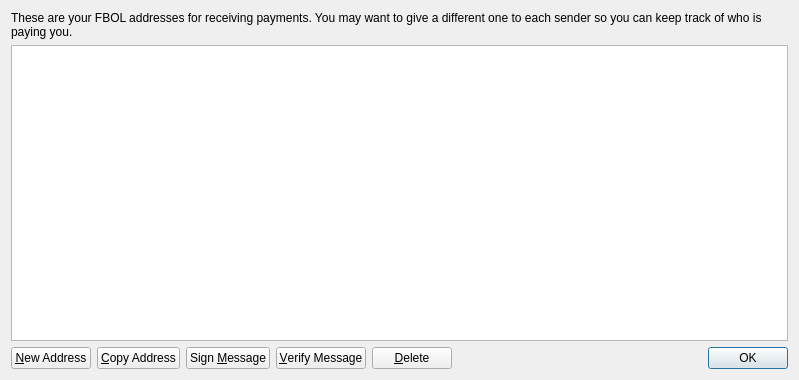
<?xml version="1.0" encoding="UTF-8"?>
<ui version="4.0">
 <class>AddressBookPage</class>
 <widget class="QWidget" name="AddressBookPage">
  <property name="geometry">
   <rect>
    <x>0</x>
    <y>0</y>
    <width>799</width>
    <height>380</height>
   </rect>
  </property>
  <property name="windowTitle">
   <string>Address Book</string>
  </property>
  <layout class="QVBoxLayout" name="verticalLayout">
   <item>
    <widget class="QLabel" name="labelExplanation">
     <property name="text">
      <string>These are your FBOL addresses for receiving payments. You may want to give a different one to each sender so you can keep track of who is paying you.</string>
     </property>
     <property name="textFormat">
      <enum>Qt::PlainText</enum>
     </property>
     <property name="wordWrap">
      <bool>true</bool>
     </property>
    </widget>
   </item>
   <item>
    <widget class="QTableView" name="tableView">
     <property name="contextMenuPolicy">
      <enum>Qt::CustomContextMenu</enum>
     </property>
     <property name="toolTip">
      <string>Double-click to edit address or label</string>
     </property>
     <property name="tabKeyNavigation">
      <bool>false</bool>
     </property>
     <property name="alternatingRowColors">
      <bool>true</bool>
     </property>
     <property name="selectionMode">
      <enum>QAbstractItemView::SingleSelection</enum>
     </property>
     <property name="selectionBehavior">
      <enum>QAbstractItemView::SelectRows</enum>
     </property>
     <property name="sortingEnabled">
      <bool>true</bool>
     </property>
     <attribute name="verticalHeaderVisible">
      <bool>false</bool>
     </attribute>
    </widget>
   </item>
   <item>
    <layout class="QHBoxLayout" name="horizontalLayout">
     <item>
      <widget class="QPushButton" name="newAddressButton">
       <property name="toolTip">
        <string>Create a new address</string>
       </property>
       <property name="text">
        <string>&amp;New Address</string>
       </property>
       <property name="icon">
        <iconset resource="../bitcoin.qrc">
         <normaloff>:/icons/add</normaloff>:/icons/add</iconset>
       </property>
      </widget>
     </item>
     <item>
      <widget class="QPushButton" name="copyToClipboard">
       <property name="toolTip">
        <string>Copy the currently selected address to the system clipboard</string>
       </property>
       <property name="text">
        <string>&amp;Copy Address</string>
       </property>
       <property name="icon">
        <iconset resource="../bitcoin.qrc">
         <normaloff>:/icons/editcopy</normaloff>:/icons/editcopy</iconset>
       </property>
      </widget>
     </item>
     <item>
      <widget class="QPushButton" name="signMessage">
       <property name="toolTip">
        <string>Sign a message to prove you own a FBOL address</string>
       </property>
       <property name="text">
        <string>Sign &amp;Message</string>
       </property>
       <property name="icon">
        <iconset resource="../bitcoin.qrc">
         <normaloff>:/icons/edit</normaloff>:/icons/edit</iconset>
       </property>
      </widget>
     </item>
     <item>
      <widget class="QPushButton" name="verifyMessage">
       <property name="toolTip">
        <string>Verify a message to ensure it was signed with a specified FBOL address</string>
       </property>
       <property name="text">
        <string>&amp;Verify Message</string>
       </property>
       <property name="icon">
        <iconset resource="../bitcoin.qrc">
         <normaloff>:/icons/transaction_0</normaloff>:/icons/transaction_0</iconset>
       </property>
      </widget>
     </item>
     <item>
      <widget class="QPushButton" name="deleteButton">
       <property name="toolTip">
        <string>Delete the currently selected address from the list</string>
       </property>
       <property name="text">
        <string>&amp;Delete</string>
       </property>
       <property name="icon">
        <iconset resource="../bitcoin.qrc">
         <normaloff>:/icons/remove</normaloff>:/icons/remove</iconset>
       </property>
      </widget>
     </item>
     <item>
      <spacer name="horizontalSpacer">
       <property name="orientation">
        <enum>Qt::Horizontal</enum>
       </property>
       <property name="sizeHint" stdset="0">
        <size>
         <width>40</width>
         <height>20</height>
        </size>
       </property>
      </spacer>
     </item>
     <item>
      <widget class="QDialogButtonBox" name="buttonBox">
       <property name="sizePolicy">
        <sizepolicy hsizetype="Maximum" vsizetype="Fixed">
         <horstretch>0</horstretch>
         <verstretch>0</verstretch>
        </sizepolicy>
       </property>
       <property name="standardButtons">
        <set>QDialogButtonBox::Ok</set>
       </property>
      </widget>
     </item>
    </layout>
   </item>
  </layout>
 </widget>
 <resources>
  <include location="../bitcoin.qrc"/>
 </resources>
 <connections/>
</ui>
